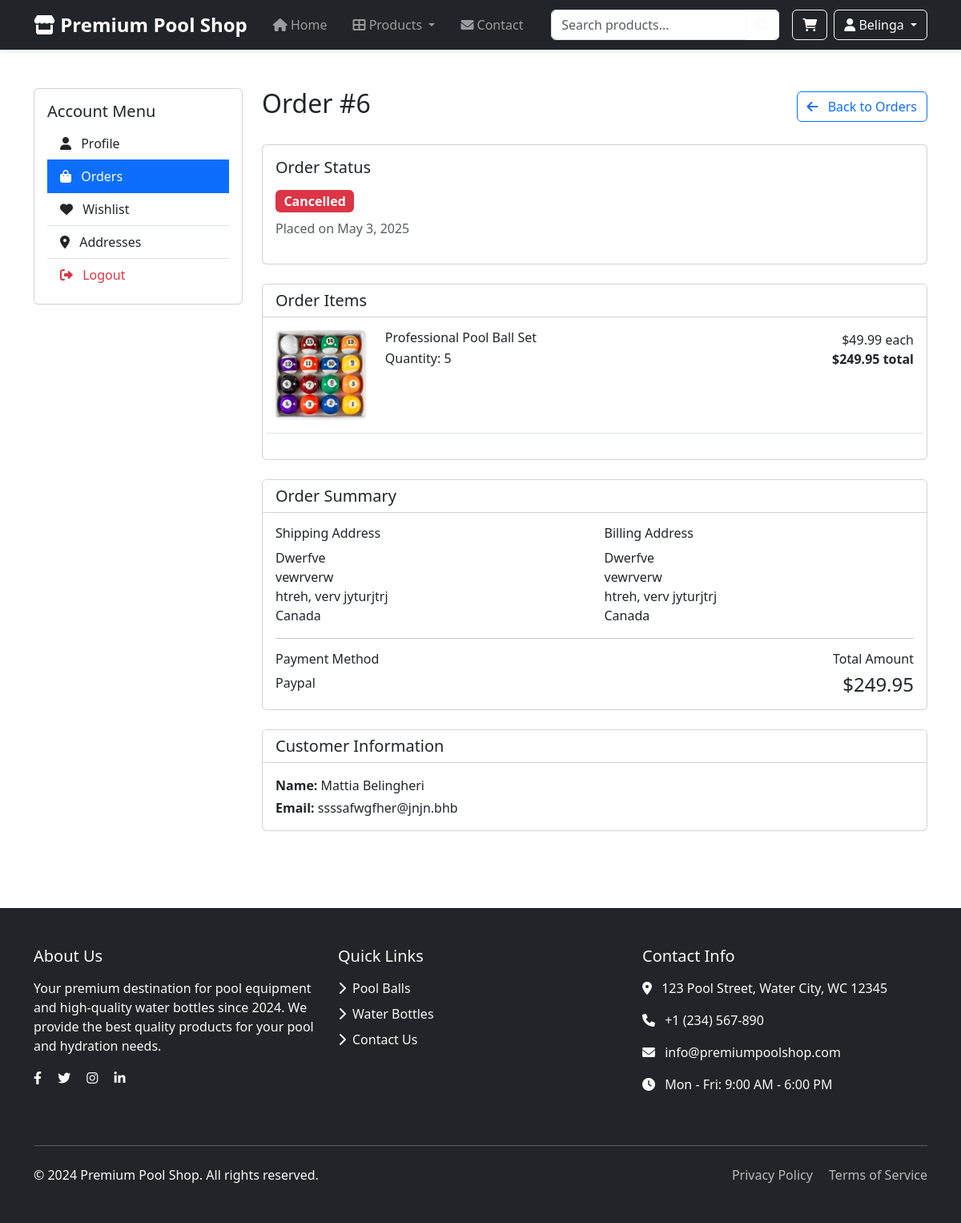
The page /orders/order_details.php?id=6 (signed in) on the database its author committed.
### tables this page shows
CREATE TABLE `orders` (
  `id` int(11) NOT NULL,
  `user_id` int(11) NOT NULL,
  `total_amount` decimal(10,2) NOT NULL,
  `status` enum('pending','processing','shipped','delivered','cancelled') DEFAULT 'pending',
  `shipping_address` text NOT NULL,
  `billing_address` text NOT NULL,
  `payment_method` varchar(50) NOT NULL,
  `notes` text DEFAULT NULL,
  `created_at` timestamp NOT NULL DEFAULT current_timestamp(),
  `updated_at` timestamp NOT NULL DEFAULT current_timestamp() ON UPDATE current_timestamp()
);

CREATE TABLE `order_items` (
  `id` int(11) NOT NULL,
  `order_id` int(11) NOT NULL,
  `product_id` int(11) NOT NULL,
  `quantity` int(11) NOT NULL,
  `price` decimal(10,2) NOT NULL
);

CREATE TABLE `products` (
  `id` int(11) NOT NULL,
  `name` varchar(100) NOT NULL,
  `description` text DEFAULT NULL,
  `size` varchar(50) DEFAULT NULL,
  `weight` decimal(10,2) DEFAULT NULL,
  `price` decimal(10,2) NOT NULL,
  `stock_quantity` int(11) NOT NULL DEFAULT 0,
  `category_id` int(11) DEFAULT NULL
);

CREATE TABLE `users` (
  `id` int(11) NOT NULL,
  `username` varchar(50) NOT NULL,
  `email` varchar(100) NOT NULL,
  `password` varchar(255) NOT NULL,
  `first_name` varchar(50) NOT NULL,
  `last_name` varchar(50) NOT NULL,
  `address` text DEFAULT NULL,
  `city` varchar(100) DEFAULT NULL,
  `state` varchar(50) DEFAULT NULL,
  `country` varchar(50) DEFAULT NULL,
  `phone` varchar(20) DEFAULT NULL
);

### orders/order_details.php (the view, shortened to what this page needs)
<?php
require_once __DIR__ . "/../includes/config/functions.php";
$order_id = (int)$_GET['id'];
$order_sql = "SELECT o.*,
              u.first_name, u.last_name, u.email
              FROM orders o
              JOIN users u ON o.user_id = u.id
              WHERE o.id = ? AND o.user_id = ?";
$stmt = mysqli_prepare($conn, $order_sql);
mysqli_stmt_bind_param($stmt, "ii", $order_id, $_SESSION['user_id']);
mysqli_stmt_execute($stmt);
$order_result = mysqli_stmt_get_result($stmt);
$order = mysqli_fetch_assoc($order_result);
$items_sql = "SELECT oi.*, p.name,
              (SELECT image_url FROM product_images WHERE product_id = p.id AND image_order = 1 LIMIT 1) as product_image
              FROM order_items oi
              JOIN products p ON oi.product_id = p.id
              WHERE oi.order_id = ?";
$stmt = mysqli_prepare($conn, $items_sql);
mysqli_stmt_bind_param($stmt, "i", $order_id);
mysqli_stmt_execute($stmt);
$items_result = mysqli_stmt_get_result($stmt);
include __DIR__ . '/../includes/components/header.php';
?>
<div class="container py-5">
    <div class="row">
        <div class="col-md-3">
            <div class="card mb-4">
                <div class="card-body">
                    <h5 class="card-title">Account Menu</h5>
                    <div class="list-group list-group-flush">
                        <a href="account.php" class="list-group-item list-group-item-action">
                            <i class="fas fa-user me-2"></i> Profile
                        </a>
                        <a href="/E-commerce_Belingheri_Barlascini/orders/orders.php" class="list-group-item list-group-item-action active">
                            <i class="fas fa-shopping-bag me-2"></i> Orders
                        </a>
                        <a href="wishlist.php" class="list-group-item list-group-item-action">
                            <i class="fas fa-heart me-2"></i> Wishlist
                        </a>
                        <a href="addresses.php" class="list-group-item list-group-item-action">
                            <i class="fas fa-map-marker-alt me-2"></i> Addresses
                        </a>
                        <a href="/E-commerce_Belingheri_Barlascini/auth/logout.php" class="list-group-item list-group-item-action text-danger">
                            <i class="fas fa-sign-out-alt me-2"></i> Logout
                        </a>
                    </div>
                </div>
            </div>
        </div>
        <div class="col-md-9">
            <div class="d-flex justify-content-between align-items-center mb-4">
                <h2>Order #<?php echo $order['id']; ?></h2>
                <a href="orders.php" class="btn btn-outline-primary">
                    <i class="fas fa-arrow-left me-2"></i> Back to Orders
                </a>
            </div>
            <div class="card mb-4">
                <div class="card-body">
                    <div class="row">
                        <div class="col-md-6">
                            <h5 class="mb-3">Order Status</h5>
                            <span class="badge bg-<?php
                                echo match($order['status']) {
                                    'pending' => 'warning',
                                    'processing' => 'info',
                                    'shipped' => 'primary',
                                    'delivered' => 'success',
                                    'cancelled' => 'danger',
                                    default => 'secondary'
                                };
                            ?> fs-6">
                                <?php echo ucfirst($order['status']); ?>
                            </span>
                            <p class="text-muted mt-2">
                                Placed on <?php echo date('F j, Y', strtotime($order['created_at'])); ?>
                            </p>
                        </div>
                        <div class="col-md-6 text-md-end">
                        </div>
                    </div>
                </div>
            </div>
            <div class="card mb-4">
                <div class="card-header bg-white">
                    <h5 class="mb-0">Order Items</h5>
                </div>
                <div class="card-body">
                    <?php while ($item = mysqli_fetch_assoc($items_result)): ?>
                        <div class="row mb-3 pb-3 border-bottom">
                            <div class="col-md-2">
                                <?php if ($item['product_image']): ?>
                                    <img src="<?php echo htmlspecialchars($item['product_image']); ?>"
                                         class="img-fluid rounded"
                                         alt="<?php echo htmlspecialchars($item['name']); ?>">
                                <?php else: ?>
                                    <div class="bg-light rounded d-flex align-items-center justify-content-center" style="height: 100px;">
                                        <span class="text-muted">No image</span>
                                    </div>
                                <?php endif; ?>
                            </div>
                            <div class="col-md-6">
                                <h6 class="mb-1"><?php echo htmlspecialchars($item['name']); ?></h6>
                                <p class="mb-0">Quantity: <?php echo $item['quantity']; ?></p>
                            </div>
                            <div class="col-md-4 text-md-end">
                                <p class="mb-0">$<?php echo number_format($item['price'], 2); ?> each</p>
                                <p class="fw-bold">$<?php echo number_format($item['price'] * $item['quantity'], 2); ?> total</p>
                            </div>
                        </div>
                    <?php endwhile; ?>
                </div>
            </div>
            <div class="card mb-4">
                <div class="card-header bg-white">
                    <h5 class="mb-0">Order Summary</h5>
                </div>
                <div class="card-body">
                    <div class="row">
                        <div class="col-md-6">
                            <h6>Shipping Address</h6>
                            <address class="mb-0">
                                <?php echo nl2br(htmlspecialchars($order['shipping_address'])); ?>
                            </address>
                        </div>
                        <div class="col-md-6">
                            <h6>Billing Address</h6>
                            <address class="mb-0">
                                <?php echo nl2br(htmlspecialchars($order['billing_address'])); ?>
                            </address>
                        </div>
                    </div>
                    <hr>
                    <div class="row">
                        <div class="col-md-6">
                            <h6>Payment Method</h6>
                            <p class="mb-0"><?php echo ucfirst($order['payment_method']); ?></p>
                        </div>
                        <div class="col-md-6 text-md-end">
                            <h6>Total Amount</h6>
                            <p class="h4 mb-0">$<?php echo number_format($order['total_amount'], 2); ?></p>
                        </div>
                    </div>
                </div>
            </div>
            <div class="card">
                <div class="card-header bg-white">
                    <h5 class="mb-0">Customer Information</h5>
                </div>
                <div class="card-body">
                    <div class="row">
                        <div class="col-md-6">
                            <p class="mb-1">
                                <strong>Name:</strong> <?php echo htmlspecialchars($order['first_name'] . ' ' . $order['last_name']); ?>
                            </p>
                            <p class="mb-0">
                                <strong>Email:</strong> <?php echo htmlspecialchars($order['email']); ?>
                            </p>
                        </div>
                    </div>
                </div>
            </div>
        </div>
    </div>
</div>
<?php include __DIR__ . '/../includes/components/footer.php'; ?>

### rows shown on the page
orders: id "6", status "Cancelled", created_at "May 3, 2025", shipping_address "Dwerfve vewrverw htreh, verv jyturjtrj Canada", billing_address "Dwerfve vewrverw htreh, verv jyturjtrj Canada", payment_method "Paypal", total_amount "249.95", user.last_name "Mattia Belingheri", user.email "ssssafwgfher@jnjn.bhb"
order_items: product.name "Professional Pool Ball Set", quantity "5", price "49.99", $item['price'] * $item['quantity'] "249.95"

### other values the page prints
getCurrentUsername() "Belinga"
